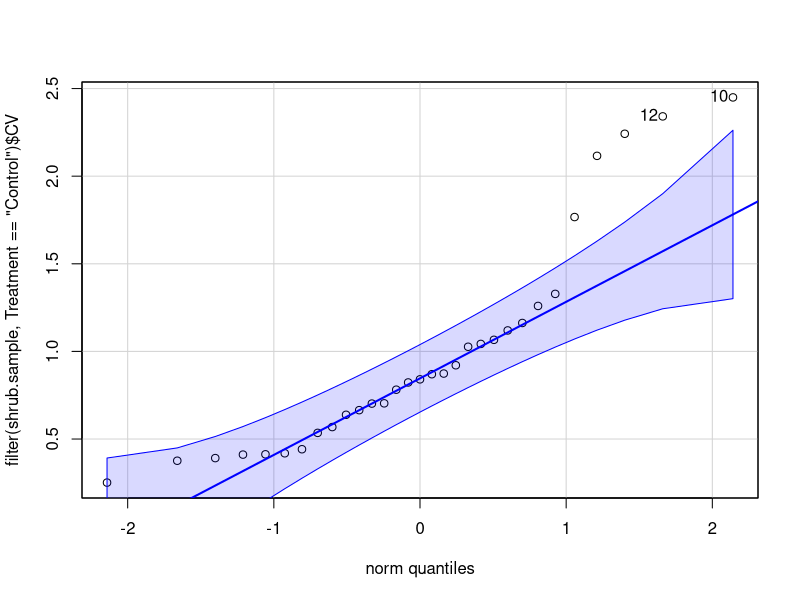
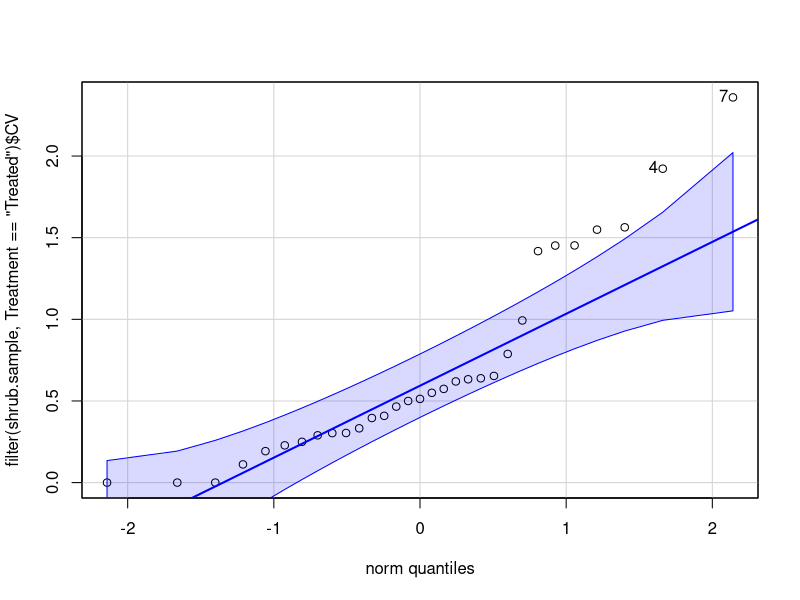
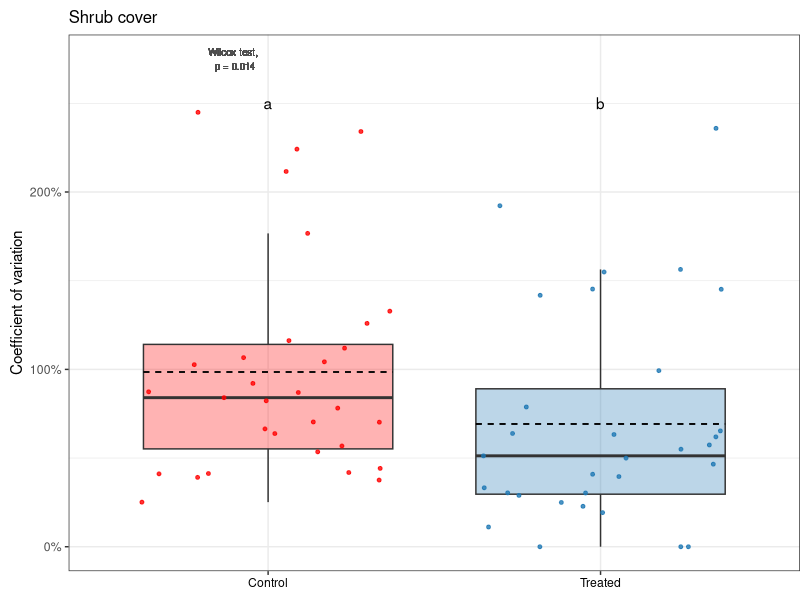

Source code (R) for these figures, in order: (Note: this script raises an error after producing the figures.)
# Purpose: Create veg CV figures for publication, and code for published R Markdown.
#   Figures: combined shrub, richness, Shannon; 
#            combined notree & herb (supplemental)
#   Code: calculate CV, qq-plots, t-test/Wilcox, plot

# Created: 2023-08-28
# Last updated: 2023-08-28

library(tidyverse)
library(car)
library(scales)
library(ggpubr)

# Load data ---------------------------------------------------------------

notree.all <- read_csv("data/publish/Herb-and-shrub-cover_2012-2021.csv")
herb.all <- read_csv("data/publish/Herb-cover_2012-2021.csv") 
shrub.all <- read_csv("data/publish/Shrub-cover_2012-2021.csv")
per.div <- read_csv("data/publish/Perennial-plant-diversity_2012-2021.csv")


# Shrub cover -------------------------------------------------------------

# Find CV for each sample over time
shrub.sample <- shrub.all |> 
  group_by(Sample, Treatment) |> 
  summarise(CV = sd(Cover) / mean(Cover),
            .groups = "keep") # NaNs produced because some have 0 cover and can't divide by 0

# Replace NaNs with 0
shrub.sample[1, 3] <- 0
shrub.sample[5, 3] <- 0
shrub.sample[8, 3] <- 0

# Explore distribution
qqPlot(filter(shrub.sample, Treatment == "Control")$CV) # not normal
qqPlot(filter(shrub.sample, Treatment == "Treated")$CV) # not normal

# Compare means (cannot log transform with 0s)
wilcox.test(filter(shrub.sample, Treatment == "Treated")$CV,
            filter(shrub.sample, Treatment == "Control")$CV) # p = 0.01429
#   Warning: cannot compute exact p-value with ties
#     Warning is fine


# Plot
letters.shrub <- data.frame(x = c(1, 2),
                            y = c(2.5, 2.5),
                            label = c("a", "b"))

shrub.plot.cv <- shrub.sample |> 
  ggplot(aes(x = Treatment, y = CV)) +
  geom_boxplot(alpha = 0.3,
               outlier.shape = NA,
               aes(fill = Treatment)) +
  geom_jitter(size = 1,
              alpha = 0.8,
              aes(color = Treatment)) +
  scale_color_manual(values = c("red", "#1F78B4")) +
  scale_fill_manual(values = c("red", "#1F78B4")) +
  labs(title = "Shrub cover",
       x = NULL,
       y = "Coefficient of variation") +
  theme_bw() +
  theme(legend.position = "none") +
  scale_y_continuous(labels = percent)  +
  theme(axis.text.x = element_text(color = "black")) +
  geom_text(aes(x = 0.9, y = 2.75, label = "Wilcox test, \np = 0.014"),
            color = "gray30",
            size = 2.5) +
  geom_text(data = letters.shrub,
            aes(x = x, y = y, label = label),
            color = "black") +
  theme(plot.margin = margin(0.1, 0, 0.1, 0.1, "in")) +
  stat_summary(fun = mean, geom = "errorbar", aes(ymax = after_stat(y), ymin = after_stat(y)),
               width = 0.75, linetype = "dashed") +
  theme(plot.title = element_text(size = 12))
shrub.plot.cv



# Richness ----------------------------------------------------------------

# Find CV for each sample over time
rich.sample <- per.div |> 
  group_by(Sample, Treatment) |> 
  summarise(CV = sd(rich) / mean(rich),
            .groups = "keep")

# Explore distribution
qqPlot(filter(rich.sample, Treatment3 == "Treated")$CV) # not quite normal
qqPlot(filter(rich.sample, Treatment3 == "Control")$CV) # normal

# Log transformation improves Treated 
qqPlot(log(filter(rich.sample, Treatment3 == "Treated")$CV)) # normal now
qqPlot(log(filter(rich.sample, Treatment3 == "Control")$CV)) # normal

rich.sample <- rich.sample |> 
  mutate(CV_log = log(CV))

# Compare means
t.test(filter(rich.sample, Treatment3 == "Treated")$CV_log,
       filter(rich.sample, Treatment3 == "Control")$CV_log) # NS, p = 0.093

# Plot
rich.plot.cv <- rich.sample |> 
  ggplot(aes(x = Treatment, y = CV)) +
  geom_boxplot(alpha = 0.3,
               outlier.shape = NA,
               aes(fill = Treatment)) +
  geom_jitter(size = 1,
              alpha = 0.8,
              aes(color = Treatment)) +
  scale_color_manual(values = c("red", "#1F78B4")) +
  scale_fill_manual(values = c("red", "#1F78B4")) +
  labs(title = "Perennial plant species \nrichness",
       x = NULL,
       y = NULL) +
  theme_bw() +
  theme(legend.position = "none") +
  scale_y_continuous(labels = percent) +
  theme(axis.text.x = element_text(color = "black")) +
  geom_text(aes(x = 0.95, y = 0.65, label = "t-test, p = 0.062"),
            color = "gray30",
            size = 2.5) +
  theme(plot.margin = margin(0.1, 0.1, 0.1, 0.2, "in")) +
  stat_summary(fun = mean, geom = "errorbar", aes(ymax = after_stat(y), ymin = after_stat(y)),
               width = 0.75, linetype = "dashed") +
  theme(plot.title = element_text(size = 12))
rich.plot.cv


# Shannon -----------------------------------------------------------------

# Find CV for each sample over time
shan.sample <- per.div |> 
  group_by(Sample, Treatment) |> 
  summarise(CV = sd(shan) / mean(shan),
            .groups = "keep")

# Explore distribution
qqPlot(filter(shan.sample, Treatment == "Treated")$CV) # normal
qqPlot(filter(shan.sample, Treatment == "Control")$CV) # almost normal

# Compare
t.test(filter(shan.sample, Treatment == "Treated")$CV,
       filter(shan.sample, Treatment == "Control")$CV) # NS, p = 0.075

# Plot
shan.plot.cv <- shan.sample |> 
  ggplot(aes(x = Treatment, y = CV)) +
  geom_boxplot(alpha = 0.3,
               outlier.shape = NA,
               aes(fill = Treatment)) +
  geom_jitter(size = 1,
              alpha = 0.8,
              aes(color = Treatment)) +
  scale_color_manual(values = c("red", "#1F78B4")) +
  scale_fill_manual(values = c("red", "#1F78B4")) +
  labs(title = "Perennial plant diversity",
       x = NULL,
       y = NULL) +
  theme_bw() +
  theme(legend.position = "none") +
  scale_y_continuous(labels = percent) +
  theme(axis.text.x = element_text(color = "black")) +
  geom_text(aes(x = 0.95, y = 0.83, label = "t-test, p = 0.075"),
            color = "gray30",
            size = 2.5) +
  theme(plot.margin = margin(0.1, 0.1, 0.1, 0.15, "in")) +
  stat_summary(fun = mean, geom = "errorbar", aes(ymax = after_stat(y), ymin = after_stat(y)),
               width = 0.75, linetype = "dashed") +
  theme(plot.title = element_text(size = 12))
shan.plot.cv



# Combine shrub, richness & Shannon ---------------------------------------

tiff("figures/2023-09_publish-figures/CV_shrub-rich-shan.tiff", units = "in", height = 4, width = 7, res = 1000)
ggarrange(shrub.plot.cv, rich.plot.cv, shan.plot.cv,
          ncol = 3, nrow = 1,
          labels = c("(A)", "(B)", "(C)")) 

dev.off()



# Notree cover ------------------------------------------------------------

# Find CV for each sample over time
notree.sample <- notree.all |> 
  group_by(Sample, Treatment) |> 
  summarise(CV = sd(Cover) / mean(Cover),
            .groups = "keep")

# Explore distribution
qqPlot(filter(notree.sample, Treatment == "Treated")$CV) # normal
qqPlot(filter(notree.sample, Treatment == "Control")$CV) # normal

# Compare means
t.test(filter(notree.sample, Treatment == "Treated")$CV,
       filter(notree.sample, Treatment == "Control")$CV) # NS, p = 0.882

# Plot
notree.plot.cv <- notree.sample |> 
  ggplot(aes(x = Treatment, y = CV)) +
  geom_boxplot(alpha = 0.3,
               outlier.shape = NA,
               aes(fill = Treatment)) +
  geom_jitter(size = 1,
              alpha = 0.8,
              aes(color = Treatment)) +
  scale_color_manual(values = c("red", "#1F78B4")) +
  scale_fill_manual(values = c("red", "#1F78B4")) +
  labs(title = "Vegetation cover",
       x = NULL,
       y = "Coefficient of variation") +
  theme_bw() +
  theme(legend.position = "none") +
  scale_y_continuous(labels = percent) +
  theme(axis.text.x = element_text(color = "black")) +
  geom_text(aes(x = 0.9, y = 0.95, label = "t-test, p = 0.882"),
            color = "gray30",
            size = 2.5) +
  theme(plot.margin = margin(0.1, 0.1, 0.1, 0.1, "in")) +
  stat_summary(fun = mean, geom = "errorbar", aes(ymax = after_stat(y), ymin = after_stat(y)),
               width = 0.75, linetype = "dashed") +
  theme(plot.title = element_text(size = 12))
notree.plot.cv



# Herb cover --------------------------------------------------------------

# Find CV for each sample over time
herb.sample <- herb.all |> 
  group_by(Sample, Treatment) |> 
  summarise(CV = sd(Cover) / mean(Cover),
            .groups = "keep")

# Explore distribution
qqPlot(filter(herb.sample, Treatment == "Treated")$CV) # normal
qqPlot(filter(herb.sample, Treatment == "Control")$CV) # not quite normal?

# Log transformation sort of helps Control
qqPlot(log(filter(herb.sample, Treatment == "Control")$CV)) # more normal?
qqPlot(log(filter(herb.sample, Treatment == "Treated")$CV)) # normal

herb.sample <- herb.sample |> 
  mutate(CV_log = log(CV))

# Compare means
t.test(filter(herb.sample, Treatment == "Treated")$CV_log,
       filter(herb.sample, Treatment == "Control")$CV_log) # NS, p = 0.122

# Plot
herb.plot.cv <- herb.sample |> 
  ggplot(aes(x = Treatment, y = CV)) +
  geom_boxplot(alpha = 0.3,
               outlier.shape = NA,
               aes(fill = Treatment)) +
  geom_jitter(size = 1,
              alpha = 0.8,
              aes(color = Treatment)) +
  scale_color_manual(values = c("red", "#1F78B4")) +
  scale_fill_manual(values = c("red", "#1F78B4")) +
  labs(title = "Herbaceous cover",
       x = NULL, 
       y = NULL) +
  theme_bw() +
  theme(legend.position = "none") +
  scale_y_continuous(labels = percent)  +
  theme(axis.text.x = element_text(color = "black")) +
  geom_text(aes(x = 0.9, y = 1.18, label = "t-test, p = 0.122"),
            color = "gray30",
            size = 2.5) +
  theme(plot.margin = margin(0.1, 0.1, 0.1, 0.15, "in")) +
  stat_summary(fun = mean, geom = "errorbar", aes(ymax = after_stat(y), ymin = after_stat(y)),
               width = 0.75, linetype = "dashed") +
  theme(plot.title = element_text(size = 12))
herb.plot.cv


# Combine notree & herb ---------------------------------------------------

# Supplemental figure
tiff("figures/2023-09_publish-figures/CV_notree-herb.tiff", units = "in", height = 4, width = 5.5, res = 300)
ggarrange(notree.plot.cv, herb.plot.cv,
          ncol = 2, nrow = 1,
          labels = c("(A)", "(B)")) 

dev.off()



save.image("RData/Publish_CV.RData")
